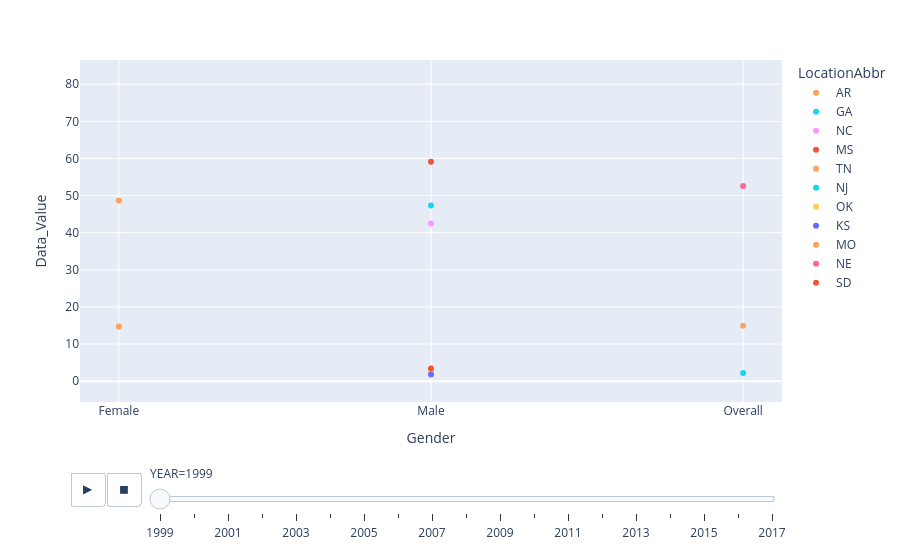

Source (notebook cell):
### Code cell
fig = px.scatter(
    data_frame=df, 
    x='Gender', 
    y="Data_Value", 
    animation_frame="YEAR", 
    animation_group="LocationAbbr",
    color="LocationAbbr", 
    hover_name="LocationAbbr",
    # Калі ў даных ёсць слупок з насельніцтвам штатаў, пакажыце яго ў size
    # size="Population", 
    size_max=45,
    # Наладжваем дыяпазон гадоў пад вашы даныя
    category_orders={'YEAR': sorted(df['YEAR'].unique().tolist())}
)

fig.show()

### Figure 1 — Plotly figure (JSON) as saved in the notebook; plotly's stock layout.template omitted (floating-point values rounded to 4 significant figures)
{"data": [{"hovertemplate": "<b>%{hovertext}</b><br><br>LocationAbbr=AR<br>YEAR=1999<br>Gender=%{x}<br>Data_Value=%{y}<extra></extra>", "hovertext": ["AR", "AR", "AR", "AR", "AR", "AR", "AR", "AR", "AR", "AR", "AR", "AR", "AR", "AR", "AR", "AR", "AR", "AR", "AR", "AR", "AR", "AR", "AR", "AR"], "ids": ["AR", "AR", "AR", "AR", "AR", "AR", "AR", "AR", "AR", "AR", "AR", "AR", "AR", "AR", "AR", "AR", "AR", "AR", "AR", "AR", "AR", "AR", "AR", "AR"], "legendgroup": "AR", "marker": {"color": "#FFA15A", "symbol": "circle"}, "mode": "markers", "name": "AR", "orientation": "v", "showlegend": true, "type": "scatter", "x": ["Female", "Male", "Male", "Overall", "Overall", "Overall", "Female", "Male", "Male", "Female", "Overall", "Female", "Overall", "Male", "Overall", "Overall", "Female", "Male", "Female", "Overall", "Male", "Female", "Female", "Male"], "xaxis": "x", "y": [14.7, 39.3, 61.0, 14.1, 60.2, 27.3, 59.4, 3.0, 8.9, 3.6, 1.8, 10.4, 27.0, 43.7, 71.9, 4.8, 0.5, 19.6, 3.8, 12.0, 24.4, 70.0, 0.7, 73.8], "yaxis": "y"}, {"hovertemplate": "<b>%{hovertext}</b><br><br>LocationAbbr=GA<br>YEAR=1999<br>Gender=%{x}<br>Data_Value=%{y}<extra></extra>", "hovertext": ["GA", "GA", "GA", "GA", "GA", "GA", "GA", "GA", "GA", "GA", "GA", "GA", "GA", "GA", "GA", "GA", "GA", "GA", "GA", "GA", "GA", "GA", "GA", "GA"], "ids": ["GA", "GA", "GA", "GA", "GA", "GA", "GA", "GA", "GA", "GA", "GA", "GA", "GA", "GA", "GA", "GA", "GA", "GA", "GA", "GA", "GA", "GA", "GA", "GA"], "legendgroup": "GA", "marker": {"color": "#19d3f3", "symbol": "circle"}, "mode": "markers", "name": "GA", "orientation": "v", "showlegend": true, "type": "scatter", "x": ["Male", "Overall", "Female", "Male", "Male", "Female", "Overall", "Overall", "Overall", "Overall", "Female", "Female", "Overall", "Male", "Female", "Female", "Male", "Overall", "Female", "Male", "Female", "Overall", "Male", "Male"], "xaxis": "x", "y": [47.3, 52.1, 3.5, 51.0, 4.3, 56.3, 4.4, 3.9, 49.4, 12.3, 0.6, 6.3, 51.9, 6.7, 13.6, 1.6, 45.8, 0.9, 47.3, 1.1, 59.2, 13.8, 17.6, 13.9], "yaxis": "y"}, {"hovertemplate": "<b>%{hovertext}</b><br><br>LocationAbbr=NC<br>YEAR=1999<br>Gender=%{x}<br>Data_Value=%{y}<extra></extra>", "hovertext": ["NC", "NC", "NC", "NC", "NC", "NC", "NC", "NC", "NC", "NC", "NC", "NC", "NC", "NC", "NC", "NC", "NC", "NC", "NC", "NC", "NC", "NC", "NC", "NC", "NC", "NC", "NC", "NC", "NC", "NC", "NC", "NC", "NC", "NC", "NC", "NC", "NC", "NC", "NC", "NC", "NC", "NC", "NC", "NC", "NC", "NC", "NC", "NC"], "ids": ["NC", "NC", "NC", "NC", "NC", "NC", "NC", "NC", "NC", "NC", "NC", "NC", "NC", "NC", "NC", "NC", "NC", "NC", "NC", "NC", "NC", "NC", "NC", "NC", "NC", "NC", "NC", "NC", "NC", "NC", "NC", "NC", "NC", "NC", "NC", "NC", "NC", "NC", "NC", "NC", "NC", "NC", "NC", "NC", "NC", "NC", "NC", "NC"], "legendgroup": "NC", "marker": {"color": "#FF97FF", "symbol": "circle"}, "mode": "markers", "name": "NC", "orientation": "v", "showlegend": true, "type": "scatter", "x": ["Male", "Female", "Overall", "Overall", "Female", "Male", "Male", "Male", "Overall", "Male", "Female", "Overall", "Male", "Female", "Male", "Female", "Female", "Female", "Male", "Overall", "Overall", "Female", "Male", "Overall", "Overall", "Female", "Female", "Overall", "Male", "Overall", "Overall", "Male", "Female", "Overall", "Male", "Female", "Male", "Male", "Male", "Female", "Overall", "Female", "Female", "Overall", "Male", "Overall", "Female", "Overall"], "xaxis": "x", "y": [42.5, 1.8, 15.0, 3.9, 14.0, 16.0, 14.0, 41.6, 21.5, 18.4, 36.9, 13.2, 1.4, 54.2, 70.0, 29.7, 2.0, 66.4, 6.3, 15.5, 3.2, 10.4, 49.9, 31.6, 0.7, 51.9, 52.7, 46.8, 3.8, 7.9, 68.2, 16.3, 0.1, 51.2, 52.9, 14.8, 33.4, 52.7, 32.9, 59.6, 39.3, 7.9, 1.4, 56.0, 4.5, 53.4, 0.4, 2.1], "yaxis": "y"}, {"hovertemplate": "<b>%{hovertext}</b><br><br>LocationAbbr=MS<br>YEAR=1999<br>Gender=%{x}<br>Data_Value=%{y}<extra></extra>", "hovertext": ["MS", "MS", "MS", "MS", "MS", "MS", "MS", "MS", "MS", "MS", "MS", "MS", "MS", "MS", "MS", "MS", "MS", "MS", "MS", "MS", "MS", "MS", "MS", "MS", "MS", "MS", "MS", "MS", "MS", "MS", "MS", "MS", "MS", "MS", "MS", "MS", "MS", "MS", "MS"], "ids": ["MS", "MS", "MS", "MS", "MS", "MS", "MS", "MS", "MS", "MS", "MS", "MS", "MS", "MS", "MS", "MS", "MS", "MS", "MS", "MS", "MS", "MS", "MS", "MS", "MS", "MS", "MS", "MS", "MS", "MS", "MS", "MS", "MS", "MS", "MS", "MS", "MS", "MS", "MS"], "legendgroup": "MS", "marker": {"color": "#EF553B", "symbol": "circle"}, "mode": "markers", "name": "MS", "orientation": "v", "showlegend": true, "type": "scatter", "x": ["Male", "Female", "Overall", "Male", "Male", "Female", "Overall", "Overall", "Male", "Overall", "Male", "Female", "Female", "Male", "Overall", "Male", "Male", "Female", "Overall", "Male", "Female", "Overall", "Female", "Overall", "Male", "Female", "Overall", "Female", "Overall", "Male", "Overall", "Overall", "Male", "Female", "Male", "Female", "Overall", "Female", "Female"], "xaxis": "x", "y": [59.1, 1.7, 24.3, 18.2, 27.6, 0.3, 9.6, 16.6, 42.3, 4.8, 60.3, 19.4, 53.7, 2.5, 9.1, 80.9, 5.9, 30.7, 59.9, 16.1, 16.9, 23.0, 0.0, 77.2, 14.5, 60.4, 3.2, 3.6, 18.8, 6.4, 32.5, 57.2, 26.1, 3.5, 34.4, 9.6, 1.3, 73.6, 7.6], "yaxis": "y"}, {"hovertemplate": "<b>%{hovertext}</b><br><br>LocationAbbr=TN<br>YEAR=1999<br>Gender=%{x}<br>Data_Value=%{y}<extra></extra>", "hovertext": ["TN", "TN", "TN", "TN", "TN", "TN", "TN", "TN", "TN", "TN", "TN", "TN", "TN", "TN", "TN", "TN", "TN", "TN", "TN", "TN", "TN", "TN", "TN", "TN", "TN", "TN", "TN", "TN", "TN", "TN", "TN", "TN", "TN", "TN", "TN", "TN", "TN", "TN", "TN", "TN", "TN", "TN", "TN", "TN", "TN", "TN", "TN", "TN"], "ids": ["TN", "TN", "TN", "TN", "TN", "TN", "TN", "TN", "TN", "TN", "TN", "TN", "TN", "TN", "TN", "TN", "TN", "TN", "TN", "TN", "TN", "TN", "TN", "TN", "TN", "TN", "TN", "TN", "TN", "TN", "TN", "TN", "TN", "TN", "TN", "TN", "TN", "TN", "TN", "TN", "TN", "TN", "TN", "TN", "TN", "TN", "TN", "TN"], "legendgroup": "TN", "marker": {"color": "#FFA15A", "symbol": "circle"}, "mode": "markers", "name": "TN", "orientation": "v", "showlegend": true, "type": "scatter", "x": ["Female", "Male", "Female", "Male", "Overall", "Female", "Female", "Female", "Female", "Female", "Overall", "Female", "Overall", "Male", "Male", "Overall", "Male", "Female", "Overall", "Male", "Female", "Male", "Male", "Female", "Male", "Overall", "Male", "Male", "Overall", "Overall", "Overall", "Female", "Overall", "Overall", "Female", "Male", "Overall", "Overall", "Overall", "Male", "Overall", "Male", "Male", "Male", "Overall", "Female", "Female", "Female"], "xaxis": "x", "y": [48.6, 7.7, 71.9, 47.3, 57.0, 53.6, 3.7, 60.7, 6.5, 13.9, 44.2, 0.2, 21.1, 52.3, 1.9, 4.2, 10.1, 1.8, 13.4, 53.7, 36.8, 73.8, 48.2, 52.7, 4.6, 13.7, 22.2, 22.6, 53.1, 15.6, 6.0, 19.9, 3.8, 36.4, 0.6, 35.9, 52.2, 53.6, 33.3, 52.8, 1.1, 24.5, 13.5, 56.4, 72.9, 2.9, 41.0, 18.2], "yaxis": "y"}, {"hovertemplate": "<b>%{hovertext}</b><br><br>LocationAbbr=NJ<br>YEAR=1999<br>Gender=%{x}<br>Data_Value=%{y}<extra></extra>", "hovertext": ["NJ", "NJ", "NJ", "NJ", "NJ", "NJ", "NJ", "NJ", "NJ", "NJ", "NJ", "NJ", "NJ", "NJ", "NJ", "NJ", "NJ", "NJ", "NJ", "NJ", "NJ", "NJ", "NJ", "NJ", "NJ", "NJ", "NJ", "NJ", "NJ", "NJ", "NJ", "NJ", "NJ", "NJ", "NJ", "NJ", "NJ", "NJ", "NJ", "NJ", "NJ", "NJ", "NJ", "NJ", "NJ", "NJ", "NJ", "NJ"], "ids": ["NJ", "NJ", "NJ", "NJ", "NJ", "NJ", "NJ", "NJ", "NJ", "NJ", "NJ", "NJ", "NJ", "NJ", "NJ", "NJ", "NJ", "NJ", "NJ", "NJ", "NJ", "NJ", "NJ", "NJ", "NJ", "NJ", "NJ", "NJ", "NJ", "NJ", "NJ", "NJ", "NJ", "NJ", "NJ", "NJ", "NJ", "NJ", "NJ", "NJ", "NJ", "NJ", "NJ", "NJ", "NJ", "NJ", "NJ", "NJ"], "legendgroup": "NJ", "marker": {"color": "#19d3f3", "symbol": "circle"}, "mode": "markers", "name": "NJ", "orientation": "v", "showlegend": true, "type": "scatter", "x": ["Overall", "Male", "Male", "Female", "Male", "Male", "Male", "Male", "Female", "Overall", "Female", "Female", "Overall", "Overall", "Female", "Overall", "Male", "Female", "Overall", "Female", "Overall", "Overall", "Female", "Overall", "Overall", "Female", "Female", "Male", "Male", "Overall", "Female", "Female", "Male", "Female", "Male", "Overall", "Male", "Male", "Overall", "Male", "Female", "Male", "Female", "Female", "Overall", "Overall", "Overall", "Male"], "xaxis": "x", "y": [2.2, 56.5, 53.0, 0.5, 63.2, 46.9, 10.3, 2.2, 2.9, 10.7, 49.3, 49.5, 56.4, 8.2, 6.2, 34.7, 23.9, 49.6, 0.7, 11.0, 49.4, 13.8, 8.6, 1.4, 63.6, 2.3, 0.6, 35.5, 0.9, 27.6, 33.8, 13.3, 9.9, 5.4, 5.7, 16.1, 26.4, 49.2, 51.2, 14.1, 56.4, 15.6, 28.4, 63.8, 10.5, 48.3, 4.3, 2.0], "yaxis": "y"}, {"hovertemplate": "<b>%{hovertext}</b><br><br>LocationAbbr=OK<br>YEAR=1999<br>Gender=%{x}<br>Data_Value=%{y}<extra></extra>", "hovertext": ["OK", "OK", "OK", "OK", "OK", "OK", "OK", "OK", "OK", "OK", "OK", "OK", "OK", "OK", "OK", "OK", "OK", "OK", "OK", "OK", "OK", "OK", "OK", "OK", "OK", "OK", "OK", "OK", "OK", "OK", "OK", "OK", "OK", "OK", "OK", "OK", "OK", "OK", "OK", "OK", "OK", "OK", "OK", "OK", "OK", "OK", "OK", "OK"], "ids": ["OK", "OK", "OK", "OK", "OK", "OK", "OK", "OK", "OK", "OK", "OK", "OK", "OK", "OK", "OK", "OK", "OK", "OK", "OK", "OK", "OK", "OK", "OK", "OK", "OK", "OK", "OK", "OK", "OK", "OK", "OK", "OK", "OK", "OK", "OK", "OK", "OK", "OK", "OK", "OK", "OK", "OK", "OK", "OK", "OK", "OK", "OK", "OK"], "legendgroup": "OK", "marker": {"color": "#FECB52", "symbol": "circle"}, "mode": "markers", "name": "OK", "orientation": "v", "showlegend": true, "type": "scatter", "x": ["Male", "Female", "Overall", "Overall", "Overall", "Overall", "Male", "Male", "Male", "Overall", "Male", "Overall", "Male", "Male", "Female", "Overall", "Female", "Male", "Female", "Female", "Female", "Female", "Male", "Overall", "Female", "Overall", "Female", "Female", "Overall", "Male", "Overall", "Overall", "Male", "Female", "Male", "Overall", "Male", "Male", "Overall", "Female", "Overall", "Male", "Female", "Female", "Overall", "Male", "Female", "Female"], "xaxis": "x", "y": [2.8, 34.0, 56.2, 18.6, 13.0, 31.4, 54.9, 16.1, 50.3, 1.6, 51.8, 68.9, 48.9, 71.0, 15.8, 5.5, 4.1, 6.6, 57.3, 16.7, 8.2, 60.8, 23.2, 56.2, 11.7, 46.2, 2.4, 57.9, 33.0, 17.9, 5.4, 16.5, 51.4, 66.8, 31.8, 6.7, 11.3, 10.3, 16.9, 1.8, 56.9, 50.2, 43.4, 63.2, 53.9, 28.4, 0.4, 0.4], "yaxis": "y"}, {"hovertemplate": "<b>%{hovertext}</b><br><br>LocationAbbr=KS<br>YEAR=1999<br>Gender=%{x}<br>Data_Value=%{y}<extra></extra>", "hovertext": ["KS", "KS", "KS", "KS", "KS", "KS", "KS", "KS", "KS", "KS", "KS", "KS", "KS", "KS", "KS", "KS", "KS", "KS", "KS", "KS", "KS", "KS", "KS", "KS"], "ids": ["KS", "KS", "KS", "KS", "KS", "KS", "KS", "KS", "KS", "KS", "KS", "KS", "KS", "KS", "KS", "KS", "KS", "KS", "KS", "KS", "KS", "KS", "KS", "KS"], "legendgroup": "KS", "marker": {"color": "#636efa", "symbol": "circle"}, "mode": "markers", "name": "KS", "orientation": "v", "showlegend": true, "type": "scatter", "x": ["Male", "Male", "Female", "Overall", "Overall", "Overall", "Overall", "Female", "Male", "Overall", "Overall", "Female", "Male", "Female", "Male", "Male", "Female", "Male", "Overall", "Female", "Overall", "Female", "Female", "Male"], "xaxis": "x", "y": [1.8, 16.6, 43.3, 1.2, 6.3, 17.3, 41.3, 8.1, 26.0, 48.6, 5.3, 15.2, 36.3, 53.6, 45.4, 42.8, 1.5, 10.8, 39.3, 39.7, 16.1, 5.3, 0.4, 5.1], "yaxis": "y"}, {"hovertemplate": "<b>%{hovertext}</b><br><br>LocationAbbr=MO<br>YEAR=1999<br>Gender=%{x}<br>Data_Value=%{y}<extra></extra>", "hovertext": ["MO", "MO", "MO", "MO", "MO", "MO", "MO", "MO", "MO", "MO", "MO", "MO", "MO", "MO", "MO", "MO", "MO", "MO", "MO", "MO", "MO"], "ids": ["MO", "MO", "MO", "MO", "MO", "MO", "MO", "MO", "MO", "MO", "MO", "MO", "MO", "MO", "MO", "MO", "MO", "MO", "MO", "MO", "MO"], "legendgroup": "MO", "marker": {"color": "#FFA15A", "symbol": "circle"}, "mode": "markers", "name": "MO", "orientation": "v", "showlegend": true, "type": "scatter", "x": ["Overall", "Male", "Female", "Overall", "Overall", "Male", "Overall", "Female", "Overall", "Female", "Overall", "Female", "Female", "Male", "Male", "Male", "Male", "Overall", "Male", "Female", "Female"], "xaxis": "x", "y": [14.9, 47.4, 4.1, 4.6, 47.5, 58.8, 60.1, 0.1, 4.4, 61.3, 0.7, 47.7, 0.8, 4.7, 8.2, 22.7, 13.7, 14.7, 1.1, 6.4, 16.3], "yaxis": "y"}, {"hovertemplate": "<b>%{hovertext}</b><br><br>LocationAbbr=NE<br>YEAR=1999<br>Gender=%{x}<br>Data_Value=%{y}<extra></extra>", "hovertext": ["NE", "NE", "NE", "NE", "NE", "NE", "NE", "NE", "NE", "NE", "NE", "NE", "NE", "NE", "NE", "NE", "NE", "NE", "NE", "NE", "NE", "NE", "NE", "NE"], "ids": ["NE", "NE", "NE", "NE", "NE", "NE", "NE", "NE", "NE", "NE", "NE", "NE", "NE", "NE", "NE", "NE", "NE", "NE", "NE", "NE", "NE", "NE", "NE", "NE"], "legendgroup": "NE", "marker": {"color": "#FF6692", "symbol": "circle"}, "mode": "markers", "name": "NE", "orientation": "v", "showlegend": true, "type": "scatter", "x": ["Overall", "Female", "Male", "Female", "Female", "Male", "Female", "Male", "Female", "Male", "Overall", "Overall", "Overall", "Female", "Female", "Overall", "Male", "Male", "Overall", "Male", "Overall", "Male", "Overall", "Female"], "xaxis": "x", "y": [52.6, 1.5, 48.5, 57.3, 2.1, 16.1, 57.3, 0.9, 8.3, 4.7, 10.0, 33.4, 12.2, 32.2, 9.8, 0.6, 53.9, 34.5, 3.2, 3.1, 55.3, 10.2, 2.6, 0.2], "yaxis": "y"}, {"hovertemplate": "<b>%{hovertext}</b><br><br>LocationAbbr=SD<br>YEAR=1999<br>Gender=%{x}<br>Data_Value=%{y}<extra></extra>", "hovertext": ["SD", "SD", "SD", "SD", "SD", "SD", "SD", "SD", "SD", "SD", "SD", "SD", "SD", "SD", "SD", "SD", "SD", "SD", "SD", "SD", "SD", "SD", "SD", "SD"], "ids": ["SD", "SD", "SD", "SD", "SD", "SD", "SD", "SD", "SD", "SD", "SD", "SD", "SD", "SD", "SD", "SD", "SD", "SD", "SD", "SD", "SD", "SD", "SD", "SD"], "legendgroup": "SD", "marker": {"color": "#EF553B", "symbol": "circle"}, "mode": "markers", "name": "SD", "orientation": "v", "showlegend": true, "type": "scatter", "x": ["Male", "Male", "Male", "Female", "Female", "Overall", "Overall", "Female", "Female", "Female", "Female", "Male", "Male", "Male", "Male", "Overall", "Overall", "Overall", "Overall", "Male", "Female", "Overall", "Overall", "Female"], "xaxis": "x", "y": [3.4, 40.4, 8.4, 10.0, 2.8, 36.9, 58.9, 67.0, 10.7, 0.5, 66.0, 23.9, 54.0, 1.7, 14.5, 5.6, 64.6, 17.4, 12.4, 64.0, 1.0, 2.2, 1.1, 33.1], "yaxis": "y"}], "layout": {"legend": {"title": {"text": "LocationAbbr"}, "tracegroupgap": 0}, "margin": {"t": 60}, "sliders": [{"active": 0, "currentvalue": {"prefix": "YEAR="}, "len": 0.9, "pad": {"b": 10, "t": 60}, "steps": [{"args": [["1999"], {"frame": {"duration": 0, "redraw": false}, "fromcurrent": true, "mode": "immediate", "transition": {"duration": 0, "easing": "linear"}}], "label": "1999", "method": "animate"}, {"args": [["2000"], {"frame": {"duration": 0, "redraw": false}, "fromcurrent": true, "mode": "immediate", "transition": {"duration": 0, "easing": "linear"}}], "label": "2000", "method": "animate"}, {"args": [["2001"], {"frame": {"duration": 0, "redraw": false}, "fromcurrent": true, "mode": "immediate", "transition": {"duration": 0, "easing": "linear"}}], "label": "2001", "method": "animate"}, {"args": [["2002"], {"frame": {"duration": 0, "redraw": false}, "fromcurrent": true, "mode": "immediate", "transition": {"duration": 0, "easing": "linear"}}], "label": "2002", "method": "animate"}, {"args": [["2003"], {"frame": {"duration": 0, "redraw": false}, "fromcurrent": true, "mode": "immediate", "transition": {"duration": 0, "easing": "linear"}}], "label": "2003", "method": "animate"}, {"args": [["2004"], {"frame": {"duration": 0, "redraw": false}, "fromcurrent": true, "mode": "immediate", "transition": {"duration": 0, "easing": "linear"}}], "label": "2004", "method": "animate"}, {"args": [["2005"], {"frame": {"duration": 0, "redraw": false}, "fromcurrent": true, "mode": "immediate", "transition": {"duration": 0, "easing": "linear"}}], "label": "2005", "method": "animate"}, {"args": [["2006"], {"frame": {"duration": 0, "redraw": false}, "fromcurrent": true, "mode": "immediate", "transition": {"duration": 0, "easing": "linear"}}], "label": "2006", "method": "animate"}, {"args": [["2007"], {"frame": {"duration": 0, "redraw": false}, "fromcurrent": true, "mode": "immediate", "transition": {"duration": 0, "easing": "linear"}}], "label": "2007", "method": "animate"}, {"args": [["2008"], {"frame": {"duration": 0, "redraw": false}, "fromcurrent": true, "mode": "immediate", "transition": {"duration": 0, "easing": "linear"}}], "label": "2008", "method": "animate"}, {"args": [["2009"], {"frame": {"duration": 0, "redraw": false}, "fromcurrent": true, "mode": "immediate", "transition": {"duration": 0, "easing": "linear"}}], "label": "2009", "method": "animate"}, {"args": [["2010"], {"frame": {"duration": 0, "redraw": false}, "fromcurrent": true, "mode": "immediate", "transition": {"duration": 0, "easing": "linear"}}], "label": "2010", "method": "animate"}, {"args": [["2011"], {"frame": {"duration": 0, "redraw": false}, "fromcurrent": true, "mode": "immediate", "transition": {"duration": 0, "easing": "linear"}}], "label": "2011", "method": "animate"}, {"args": [["2012"], {"frame": {"duration": 0, "redraw": false}, "fromcurrent": true, "mode": "immediate", "transition": {"duration": 0, "easing": "linear"}}], "label": "2012", "method": "animate"}, {"args": [["2013"], {"frame": {"duration": 0, "redraw": false}, "fromcurrent": true, "mode": "immediate", "transition": {"duration": 0, "easing": "linear"}}], "label": "2013", "method": "animate"}, {"args": [["2014"], {"frame": {"duration": 0, "redraw": false}, "fromcurrent": true, "mode": "immediate", "transition": {"duration": 0, "easing": "linear"}}], "label": "2014", "method": "animate"}, {"args": [["2015"], {"frame": {"duration": 0, "redraw": false}, "fromcurrent": true, "mode": "immediate", "transition": {"duration": 0, "easing": "linear"}}], "label": "2015", "method": "animate"}, {"args": [["2016"], {"frame": {"duration": 0, "redraw": false}, "fromcurrent": true, "mode": "immediate", "transition": {"duration": 0, "easing": "linear"}}], "label": "2016", "method": "animate"}, {"args": [["2017"], {"frame": {"duration": 0, "redraw": false}, "fromcurrent": true, "mode": "immediate", "transition": {"duration": 0, "easing": "linear"}}], "label": "2017", "method": "animate"}], "x": 0.1, "xanchor": "left", "y": 0, "yanchor": "top"}], "updatemenus": [{"buttons": [{"args": [null, {"frame": {"duration": 500, "redraw": false}, "fromcurrent": true, "mode": "immediate", "transition": {"duration": 500, "easing": "linear"}}], "label": "&#9654;", "method": "animate"}, {"args": [[null], {"frame": {"duration": 0, "redraw": false}, "fromcurrent": true, "mode": "immediate", "transition": {"duration": 0, "easing": "linear"}}], "label": "&#9724;", "method": "animate"}], "direction": "left", "pad": {"r": 10, "t": 70}, "showactive": false, "type": "buttons", "x": 0.1, "xanchor": "right", "y": 0, "yanchor": "top"}], "xaxis": {"anchor": "y", "domain": [0, 1], "title": {"text": "Gender"}}, "yaxis": {"anchor": "x", "domain": [0, 1], "title": {"text": "Data_Value"}}}}
